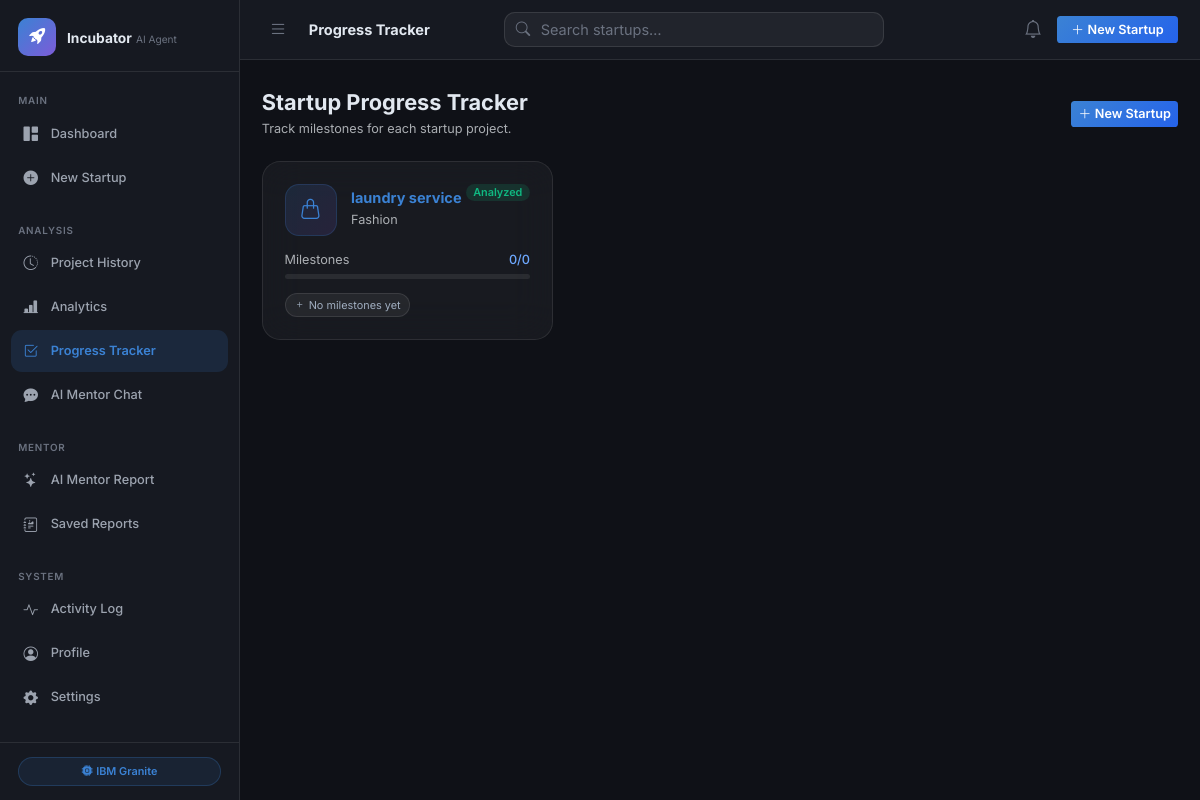
The page /progress/ on the database as committed earlier.
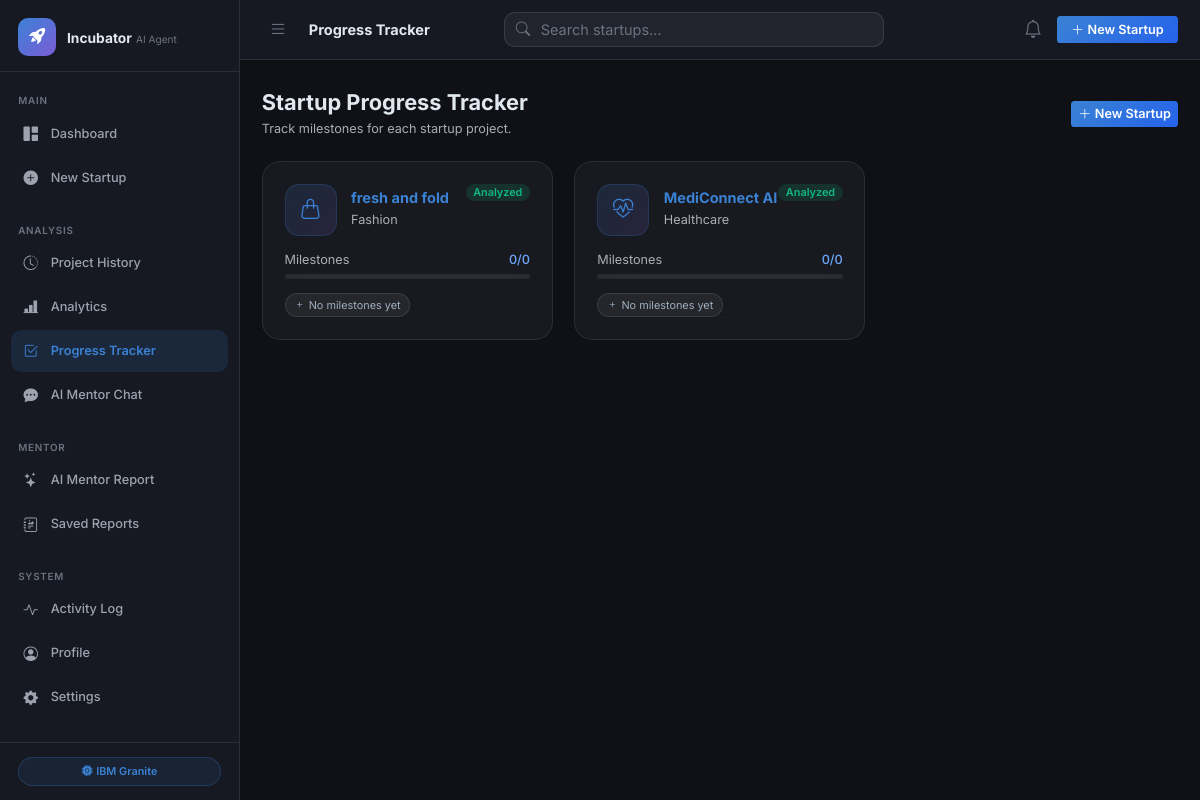
The same page on the database as committed later.
### tables this page shows
CREATE TABLE startup_projects (
            id               INTEGER PRIMARY KEY AUTOINCREMENT,
            user_id          INTEGER NOT NULL DEFAULT 1,
            startup_name     TEXT    NOT NULL,
            founder_name     TEXT    NOT NULL,
            country          TEXT    NOT NULL,
            industry         TEXT    NOT NULL,
            budget           TEXT    NOT NULL,
            target_audience  TEXT    NOT NULL,
            business_goal    TEXT    NOT NULL,
            idea_description TEXT    NOT NULL,
            status           TEXT    NOT NULL DEFAULT 'pending',
            stage            TEXT    NOT NULL DEFAULT 'idea',
            created_at       TEXT    DEFAULT (datetime('now')),
            updated_at       TEXT    DEFAULT (datetime('now')), currency TEXT NOT NULL DEFAULT 'USD',
            FOREIGN KEY (user_id) REFERENCES users(id)
        );

### routes/progress.py (the view)
@progress_bp.route("/")
def index():
    app = current_app._get_current_object()
    startups = get_all_startups(app)
    for s in startups:
        s["icon"] = industry_icon(s["industry"])
        s["created_at_fmt"] = format_datetime(s["created_at"])
        s["progress"] = get_milestone_progress(app, s["id"])
    return render_template("progress_index.html", startups=startups)

### database/db.py (called while the page is built)
def get_db(app):
    if "db" not in g:
        db_path = app.config["DATABASE_PATH"]
        os.makedirs(os.path.dirname(db_path), exist_ok=True)
        g.db = sqlite3.connect(db_path, detect_types=sqlite3.PARSE_DECLTYPES)
        g.db.row_factory = sqlite3.Row
        g.db.execute("PRAGMA journal_mode=WAL;")
        g.db.execute("PRAGMA foreign_keys=ON;")
    return g.db

### models/milestone.py (called while the page is built, shortened)
def get_milestones_by_project(app, project_id: int) -> list:
    db = get_db(app)
    rows = db.execute(
        """
        SELECT * FROM milestones
        WHERE project_id = ?
        ORDER BY created_at ASC
        """,
        (project_id,),
    ).fetchall()
    return [dict(r) for r in rows]

def get_milestone_progress(app, project_id: int) -> dict:
    milestones = get_milestones_by_project(app, project_id)
    total = len(milestones)
    if total == 0:
        return {"total": 0, "completed": 0, "in_progress": 0, "pending": 0, "pct": 0}

### models/startup.py (called while the page is built)
def get_all_startups(app) -> list:
    db = get_db(app)
    rows = db.execute(
        "SELECT * FROM startup_projects ORDER BY created_at DESC"
    ).fetchall()
    return [dict(r) for r in rows]

### templates/progress_index.html (shortened to what this page needs)
{% extends "base.html" %}
{% block page_title %}Progress Tracker{% endblock %}
{% block content %}
<div class="d-flex align-items-center justify-content-between mb-4 flex-wrap gap-3">
  <div>
    <h4 class="fw-700 mb-1">Startup Progress Tracker</h4>
    <p class="text-muted mb-0 small">Track milestones for each startup project.</p>
  </div>
  <a href="{{ url_for('startup.create') }}" class="btn btn-primary btn-sm">
    <i class="bi bi-plus-lg me-1"></i>New Startup
  </a>
</div>
{% if startups %}
<div class="row g-4">
  {% for s in startups %}
  <div class="col-md-6 col-xl-4">
    <a href="{{ url_for('progress.detail', project_id=s.id) }}" class="text-decoration-none">
      <div class="project-card glass h-100 p-4 hover-lift">
        <div class="d-flex align-items-start justify-content-between mb-3">
          <div class="d-flex align-items-center gap-3">
            <div class="startup-icon-md">
              <i class="bi {{ s.icon }}"></i>
            </div>
            <div>
              <h6 class="fw-700 mb-0 text-primary">{{ s.startup_name }}</h6>
              <small class="text-muted">{{ s.industry }}</small>
            </div>
          </div>
          <span class="badge badge-status-{{ s.status }}">{{ s.status | title }}</span>
        </div>
        <div class="mb-2">
          <div class="d-flex justify-content-between mb-1">
            <small class="text-muted">Milestones</small>
            <small class="fw-500">{{ s.progress.completed }}/{{ s.progress.total }}</small>
          </div>
          <div class="progress score-progress">
          </div>
        </div>
        <div class="d-flex gap-2 flex-wrap mt-3">
          {% if s.progress.total == 0 %}
          <span class="tag-pill"><i class="bi bi-plus me-1"></i>No milestones yet</span>
          {% endif %}
        </div>
      </div>
    </a>
  </div>
  {% endfor %}
</div>
{% endif %}
{% endblock %}

Rows that differ between the two databases and show on the page:
removed startup_projects: startup_name "laundry service", industry "Fashion", status "Analyzed", progress.completed "0", progress.total "0"
added startup_projects: startup_name "fresh and fold", industry "Fashion", status "Analyzed", progress.completed "0", progress.total "0"
added startup_projects: startup_name "MediConnect AI", industry "Healthcare", status "Analyzed", progress.completed "0", progress.total "0"
